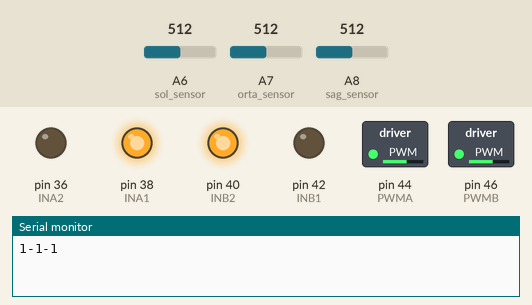
A sketch run on a simulated Arduino Mega 2560, built with avr-gcc and run on an emulated ATmega2560. Shown: switched loads named in the sketch (green lamp = pin HIGH), output pins drawn as LEDs (lit = HIGH), the last lines printed to the serial monitor. Inputs (shaded band) come from the test bench; at power-on: A6 (sol_sensor) = 512, A7 (orta_sensor) = 512, A8 (sag_sensor) = 512.

Above: at 1.2 s.
1.3 s: A6 (sol_sensor) set to 490
At 1.8 s:
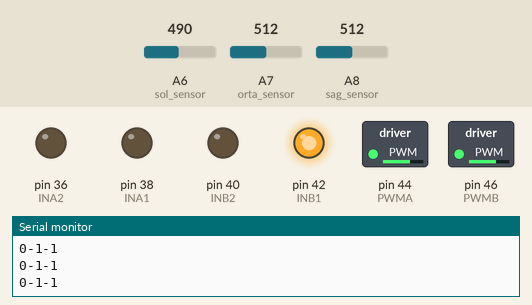
2.8 s: A6 (sol_sensor) set to 510
At 3.6 s:
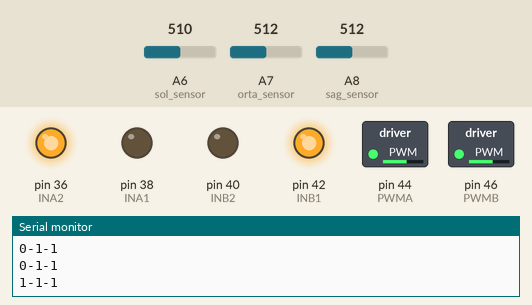
4.5 s: A7 (orta_sensor) set to 489
At 5.4 s:
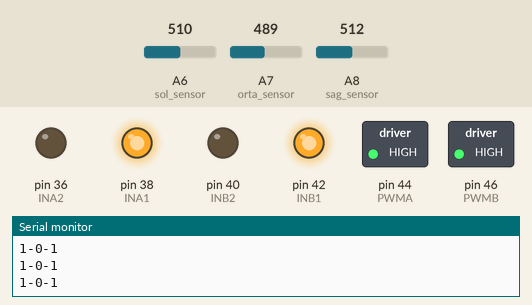
6.0 s: A8 (sag_sensor) set to 491
At 7.0 s:
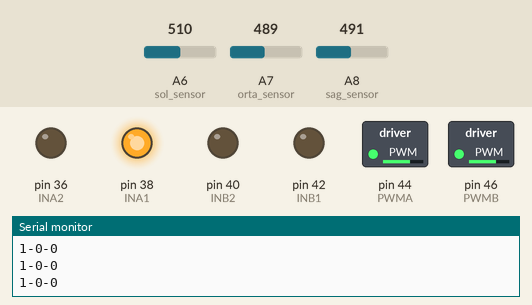
7.5 s: A8 (sag_sensor) set to 510
At 8.2 s:
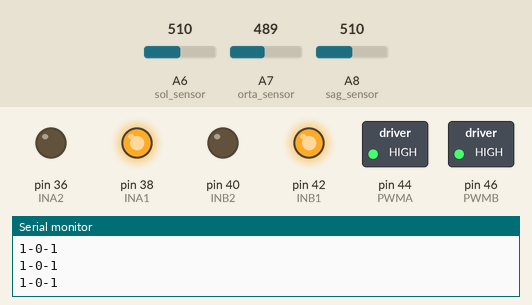
9.0 s: A8 (sag_sensor) set to 490
At 9.3 s:
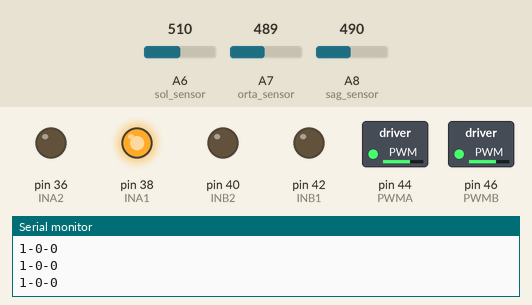
Timing chart, 0 to 11.5 s (numbered marks = the images above; inputs shaded):
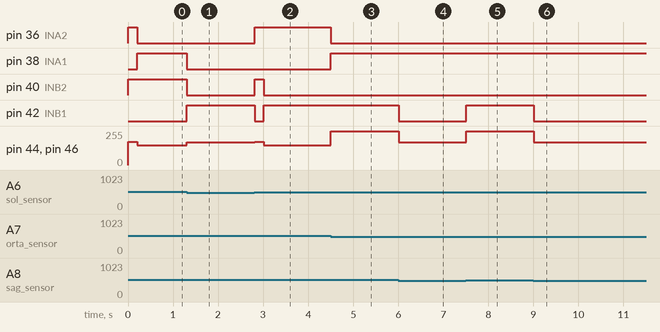

Measured:
- the behaviour switches between 501 and 500 on A6 (sol_sensor) (found by bisection; images 0 and 1)
- the behaviour switches between 501 and 500 on A7 (orta_sensor) (found by bisection; images 2 and 3)
- the behaviour switches between 501 and 500 on A8 (sag_sensor) (found by bisection; images 3 and 4)
- after the input at 1.3 s, pin 38 (INA1), pin 40 (INB2): HIGH → LOW at once; pin 42 (INB1): LOW → HIGH at once; pin 44 (PWMA), pin 46 (PWMB): 150/255 → 170/255 at once
- after the input at 2.8 s, pin 36 (INA2): LOW → HIGH at once; pin 40 (INB2): LOW → HIGH at once, → LOW 0.20 s later; pin 42 (INB1): HIGH → LOW at once, → HIGH 0.20 s later; pin 44 (PWMA), pin 46 (PWMB): 170/255 → 175/255 at once, → 150/255 0.20 s later
- after the input at 4.5 s, pin 36 (INA2): HIGH → LOW at once; pin 38 (INA1): LOW → HIGH at once; pin 44 (PWMA), pin 46 (PWMB): 150/255 → 255/255 at once
- after the input at 6.0 s, pin 42 (INB1): HIGH → LOW at once; pin 44 (PWMA), pin 46 (PWMB): 255/255 → 170/255 at once
- after the input at 7.5 s, pin 42 (INB1): LOW → HIGH at once; pin 44 (PWMA), pin 46 (PWMB): 170/255 → 255/255 at once
- after the input at 9.0 s, pin 42 (INB1): HIGH → LOW at once; pin 44 (PWMA), pin 46 (PWMB): 255/255 → 170/255 at once

The sketch:

cizgi_takip_v2.ino
```cpp
#define sag_sensor A8
#define orta_sensor A7
#define sol_sensor A6

#define INA1 38
#define INA2 36
#define INB1 42
#define INB2 40
#define PWMA 44
#define PWMB 46

bool sol_deger, orta_deger, sag_deger;
byte son_durum;

void ileri(int hiz) {
  digitalWrite (INA1, 1);
  digitalWrite (INA2, 0);
  analogWrite (PWMA, hiz);

  digitalWrite (INB1, 1);
  digitalWrite (INB2, 0);
  analogWrite (PWMB, hiz);
}


void tank_sag(int hiz) {
  digitalWrite (INA1, 1);
  digitalWrite (INA2, 0);
  analogWrite (PWMA, hiz);

  digitalWrite (INB1, 0);
  digitalWrite (INB2, 1);
  analogWrite (PWMB, hiz);
}

void tank_sol(int hiz) {
  digitalWrite (INA1, 0);
  digitalWrite (INA2, 1);
  analogWrite (PWMA, hiz);

  digitalWrite (INB1, 1);
  digitalWrite (INB2, 0);
  analogWrite (PWMB, hiz);
}
void sag(int hiz) {
  digitalWrite (INA1, 1);
  digitalWrite (INA2, 0);
  analogWrite (PWMA, hiz);

  digitalWrite (INB1, 0);
  digitalWrite (INB2, 0);
  analogWrite (PWMB, hiz);
}

void sol(int hiz) {
  digitalWrite (INA1, 0);
  digitalWrite (INA2, 0);
  analogWrite (PWMA, hiz);

  digitalWrite (INB1, 1);
  digitalWrite (INB2, 0);
  analogWrite (PWMB, hiz);
}
void dur() {
  digitalWrite (INA1, 0);
  digitalWrite (INA2, 0);
  analogWrite (PWMA, 0);

  digitalWrite (INB1, 0);
  digitalWrite (INB2, 0);
  analogWrite (PWMB, 0);
}
void geri(int hiz) {
  digitalWrite (INA1, 0);
  digitalWrite (INA2, 1);
  analogWrite (PWMA, hiz);

  digitalWrite (INB1, 0);
  digitalWrite (INB2, 1);
  analogWrite (PWMB, hiz);
}

void setup() {
  Serial.begin(9600);

  pinMode(INA1, OUTPUT); // Sensör ve Motorların Giriş-Çıkış bilgilerini belirtiyoruz.
  pinMode(INA2, OUTPUT);

  pinMode(INB1, OUTPUT);
  pinMode(INB2, OUTPUT);
}

void loop() {
  sol_deger = analogRead(sol_sensor) > 500 ? 1 : 0;
  orta_deger = analogRead(orta_sensor) > 500 ? 1 : 0;
  sag_deger = analogRead(sag_sensor) > 500 ?  : 0;
  Serial.print(sol_deger);
  Serial.print('-');
  Serial.print(orta_deger);
  Serial.print('-');
  Serial.println(sag_deger);
  if (sol_deger && orta_deger && sag_deger) {
    if (son_durum != 2) {
      geri(175);
      delay(200);
    }
    while ((sol_deger && orta_deger && sag_deger) || (!sol_deger && !orta_deger && !sag_deger)) {
      sol_deger = analogRead(sol_sensor) > 500 ? 1 : 0;
      orta_deger = analogRead(orta_sensor) > 500 ? 1 : 0;
      sag_deger = analogRead(sag_sensor) > 500 ?  : 0;
      if (son_durum == 0) tank_sag(150);
      else if (son_durum == 1) tank_sol(150);
      else if (son_durum == 2) ileri(255);
    }
  }
  else if ((sol_deger && !orta_deger && !sag_deger) || (sol_deger && orta_deger && !sag_deger)) {
    son_durum = 0;
    sag(170);
  }
  else if ((!sol_deger && orta_deger && sag_deger) || (!sol_deger && !orta_deger && sag_deger)) {
    son_durum = 1;
    sol(170);
  }
  else if (sol_deger && !orta_deger && sag_deger) {
    son_durum = 2;
    ileri(255);
  }
}
```
